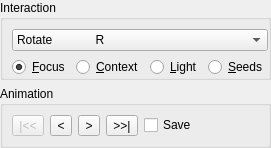
      <widget class="QWidget" name="widgetInteractionAnimation" native="true">
       <layout class="QVBoxLayout" name="verticalLayout_9">
        <property name="margin">
         <number>0</number>
        </property>
        <item>
         <widget class="QGroupBox" name="groupBoxInteraction">
          <property name="title">
           <string>Interaction</string>
          </property>
          <layout class="QVBoxLayout" name="verticalLayout_8">
           <property name="topMargin">
            <number>9</number>
           </property>
           <property name="rightMargin">
            <number>0</number>
           </property>
           <property name="bottomMargin">
            <number>0</number>
           </property>
           <item>
            <widget class="QComboBox" name="comboBoxInteractionMode">
             <item>
              <property name="text">
               <string>Rotate             R</string>
              </property>
             </item>
             <item>
              <property name="text">
               <string>Scale               Z</string>
              </property>
             </item>
             <item>
              <property name="text">
               <string>Translate          T</string>
              </property>
             </item>
             <item>
              <property name="text">
               <string>Select             S</string>
              </property>
             </item>
             <item>
              <property name="text">
               <string>Deselect          D</string>
              </property>
             </item>
            </widget>
           </item>
           <item>
            <widget class="QWidget" name="widget_13" native="true">
             <layout class="QHBoxLayout" name="horizontalLayout_2">
              <property name="margin">
               <number>0</number>
              </property>
              <item>
               <widget class="QRadioButton" name="radioButtonInteractionFocus">
                <property name="text">
                 <string>&amp;Focus</string>
                </property>
                <property name="checked">
                 <bool>true</bool>
                </property>
                <attribute name="buttonGroup">
                 <string>buttonGroupInteractionObject</string>
                </attribute>
               </widget>
              </item>
              <item>
               <widget class="QRadioButton" name="radioButtonInteractionContext">
                <property name="text">
                 <string>&amp;Context</string>
                </property>
                <attribute name="buttonGroup">
                 <string>buttonGroupInteractionObject</string>
                </attribute>
               </widget>
              </item>
              <item>
               <widget class="QRadioButton" name="radioButtonInteractionLight">
                <property name="text">
                 <string>&amp;Light</string>
                </property>
                <attribute name="buttonGroup">
                 <string>buttonGroupInteractionObject</string>
                </attribute>
               </widget>
              </item>
              <item>
               <widget class="QRadioButton" name="radioButtonInteractionSeeds">
                <property name="text">
                 <string>&amp;Seeds</string>
                </property>
                <attribute name="buttonGroup">
                 <string>buttonGroupInteractionObject</string>
                </attribute>
               </widget>
              </item>
             </layout>
            </widget>
           </item>
          </layout>
         </widget>
        </item>
        <item>
         <widget class="QGroupBox" name="groupBoxAnimation">
          <property name="title">
           <string>Animation</string>
          </property>
          <layout class="QHBoxLayout" name="horizontalLayout_11">
           <property name="leftMargin">
            <number>9</number>
           </property>
           <property name="topMargin">
            <number>9</number>
           </property>
           <property name="rightMargin">
            <number>0</number>
           </property>
           <item>
            <widget class="QToolButton" name="toolButtonBegin">
             <property name="enabled">
              <bool>false</bool>
             </property>
             <property name="text">
              <string>|&lt;&lt;</string>
             </property>
            </widget>
           </item>
           <item>
            <widget class="QToolButton" name="toolButtonPlayReverse">
             <property name="minimumSize">
              <size>
               <width>22</width>
               <height>0</height>
              </size>
             </property>
             <property name="text">
              <string>&lt;</string>
             </property>
             <property name="arrowType">
              <enum>Qt::NoArrow</enum>
             </property>
            </widget>
           </item>
           <item>
            <widget class="QToolButton" name="toolButtonPlayForward">
             <property name="minimumSize">
              <size>
               <width>22</width>
               <height>0</height>
              </size>
             </property>
             <property name="text">
              <string>&gt;</string>
             </property>
             <property name="arrowType">
              <enum>Qt::NoArrow</enum>
             </property>
            </widget>
           </item>
           <item>
            <widget class="QToolButton" name="toolButtonEnd">
             <property name="enabled">
              <bool>true</bool>
             </property>
             <property name="text">
              <string>&gt;&gt;|</string>
             </property>
            </widget>
           </item>
           <item>
            <widget class="QCheckBox" name="checkBoxSaveMovie">
             <property name="text">
              <string>Save</string>
             </property>
            </widget>
           </item>
          </layout>
         </widget>
        </item>
       </layout>
      </widget>
